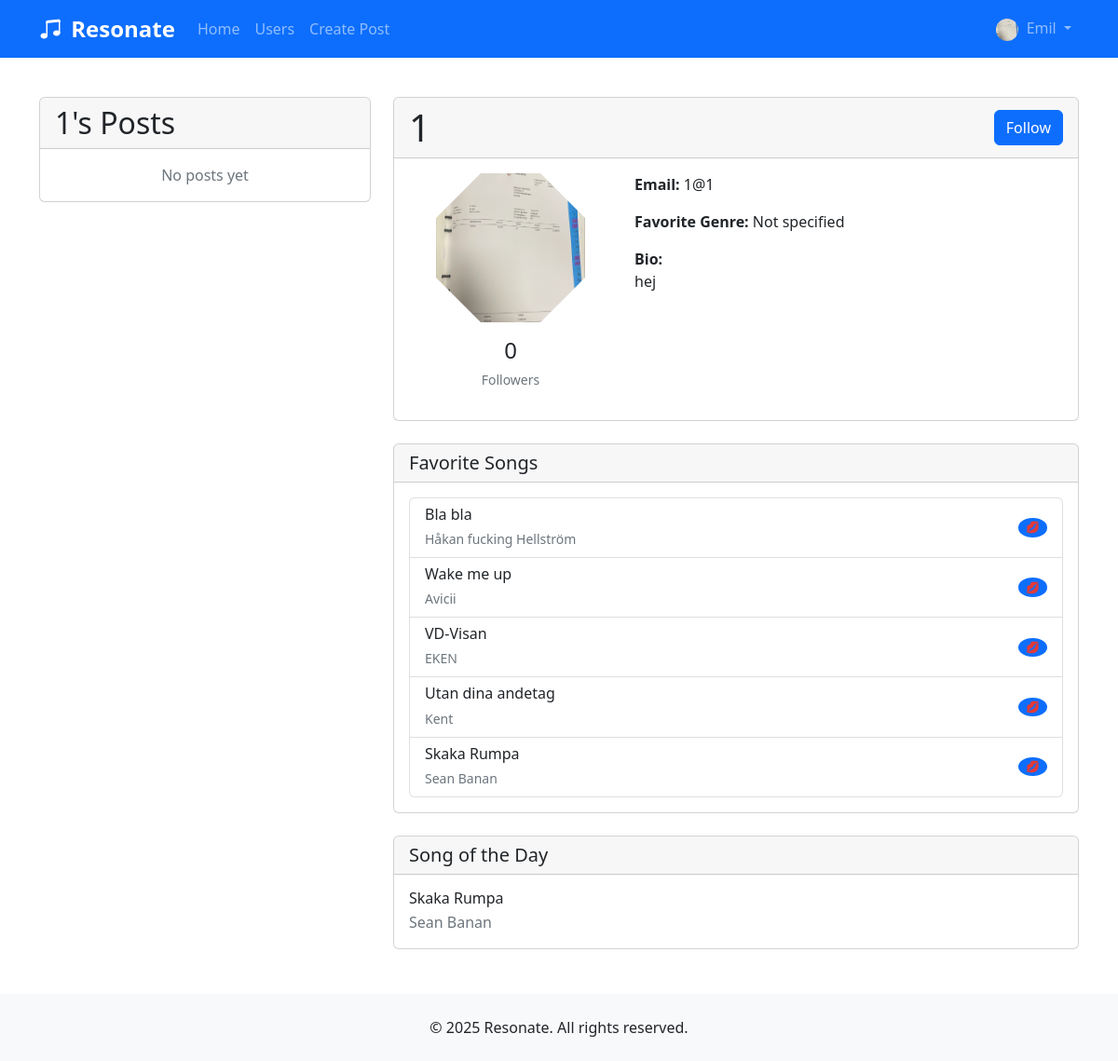
Page /profile/1 (signed in) on the committed database.
### app.py (models this page shows, shortened)
class User(UserMixin, db.Model):
    __tablename__ = 'users'
    userId = db.Column(db.String(36), primary_key=True, default=lambda: str(uuid.uuid4()))
    username = db.Column(db.String(80), nullable=False)
    email = db.Column(db.String(120), unique=True, nullable=False)
    password = db.Column(db.String(128))
    profilePicture = db.Column(db.String, nullable=True, default='default.jpg')
    favoriteGenres = db.Column(db.String, nullable=True)
    createdAt = db.Column(db.DateTime, default=datetime.utcnow)
    bio = db.Column(db.Text, nullable=True)
    sotd_title = db.Column(db.String(200), nullable=True)
    sotd_artist = db.Column(db.String(200), nullable=True)
    song_picture = db.Column(db.String(200), nullable=True)
    favorite_songs = db.Column(db.String, nullable=True)
    _followers = db.relationship(
        'User',
        secondary='followers',
        primaryjoin='User.userId==followers.c.followerId',
        secondaryjoin='User.userId==followers.c.followingId',
        backref='following'
    )
    def followers(self):
        return db.session.query(User).join(
            followers,
            (followers.c.followerId == User.userId)
        ).filter(followers.c.followingId == self.userId)
    def is_following(self, user):
        return db.session.query(followers).filter(
        followers.c.followerId == self.userId,
        followers.c.followingId == user.userId
        ).count() > 0

### app.py (the view)
@app.route('/profile/<username>')
def profile(username):
    user = User.query.filter_by(username=username).first_or_404()
    posts = Post.query.filter_by(userId=user.userId).order_by(Post.created_at.desc()).all()
    return render_template('profile.html', user=user, posts=posts)

### app.py (called while the page is built)
@app.template_filter('load_json')
def load_json(value):
    try:
        return json.loads(value) if value else []
    except json.JSONDecodeError:
        return []

@login_manager.user_loader
def load_user(user_id):
    return User.query.get(user_id)

### templates/profile.html (shortened to what this page needs)
{% extends "base.html" %}
{% block content %}
<div class="container">
    <div class="row">
        <div class="col-md-4">
            <div class="card mb-4">
                <div class="card-header">
                    <h2 class="mb-0">{{ user.username }}'s Posts</h2>
                </div>
                <div class="card-body p-0">
                    {% if posts %}
                        {% for post in posts %}
                        <div class="border-bottom p-3">
                            <p class="mb-2">{{ post.content }}</p>
                            <div class="d-flex justify-content-between align-items-center">
                                <small class="text-muted">
                                    {{ post.created_at.strftime('%B %d, %Y at %I:%M %p') }}
                                </small>
                                <div>
                                    <a href="{{ url_for('view_post', post_id=post.postId) }}" class="btn btn-link btn-sm">
                                        <i class="bi bi-chat"></i> {{ post.comments.count() }}
                                    </a>
                                    {% if current_user.is_authenticated %}
                                    <form method="POST" action="{{ url_for('like_post', post_id=post.postId) }}" class="d-inline">
                                        <button type="submit" class="btn btn-link btn-sm">
                                            {% if current_user.has_liked_post(post) %}
                                                <i class="bi bi-heart-fill text-danger"></i>
                                            {% else %}
                                                <i class="bi bi-heart text-muted"></i>
                                            {% endif %}
                                            {{ post.likes.count() }}
                                        </button>
                                    </form>
                                    {% endif %}
                                </div>
                            </div>
                        </div>
                        {% endfor %}
                    {% else %}
                    <div class="p-3 text-center text-muted">
                        No posts yet
                    </div>
                    {% endif %}
                </div>
            </div>
        </div>
        <div class="col-md-8">
            <div class="card mb-4">
                <div class="card-header d-flex justify-content-between align-items-center">
                    <h1 class="mb-0">{{ user.username }}</h1>
                    <div>
                        {% if user.username == current_user.username %}
                        <a href="{{ url_for('edit_profile') }}" class="btn btn-outline-secondary">
                            <i class="bi bi-pencil me-1"></i>Edit Profile
                        </a>
                        {% else %}
                            {% if current_user.is_authenticated %}
                                {% if current_user.is_following(user) %}
                                <a href="{{ url_for('unfollow', username=user.username) }}" class="btn btn-outline-secondary">
                                    Unfollow
                                </a>
                                {% else %}
                                <a href="{{ url_for('follow', username=user.username) }}" class="btn btn-primary">
                                    Follow
                                </a>
                                {% endif %}
                            {% endif %}
                        {% endif %}
                    </div>
                </div>
                <div class="card-body">
                    <div class="row">
                        <div class="col-md-4 text-center">
                            <div class="octagon-container mb-3">
                                <img src="{{ url_for('static', filename='profile_pics/' + user.profilePicture) }}"
                                     class="profile-pic"
                                     alt="{{ user.username }}'s profile picture">
                            </div>
                            <div class="mb-3">
                                <div class="h4 mb-1">{{ user.followers().count() }}</div>
                                <small class="text-muted">Followers</small>
                            </div>
                        </div>
                        <div class="col-md-8">
                            <div class="mb-3">
                                <strong>Email:</strong>
                                <span>{{ user.email }}</span>
                            </div>
                            <div class="mb-3">
                                <strong>Favorite Genre:</strong>
                                <span>{{ user.favoriteGenres or 'Not specified' }}</span>
                            </div>
                            {% if user.bio %}
                            <div class="mb-3">
                                <strong>Bio:</strong>
                                <p>{{ user.bio }}</p>
                            </div>
                            {% endif %}
                        </div>
                    </div>
                </div>
            </div>
            <div class="card mb-4">
                <div class="card-header">
                    <h5 class="mb-0">Favorite Songs</h5>
                </div>
                <div class="card-body">
                    {% if user.favorite_songs %}
                        {% set songs = user.favorite_songs|load_json %}
                        <div class="list-group">
                            {% for song in songs %}
                            <div class="list-group-item list-group-item-action d-flex justify-content-between align-items-center">
                                <div>
                                    <h6 class="mb-1">{{ song.title }}</h6>
                                    <small class="text-muted">{{ song.artist }}</small>
                                </div>
                                <span class="badge bg-primary rounded-circle">{{ song.icon }}</span>
                            </div>
                            {% endfor %}
                        </div>
                    {% else %}
                    <p class="text-muted text-center">No favorite songs added</p>
                    {% endif %}
                </div>
            </div>
            <div class="card">
                <div class="card-header">
                    <h5 class="mb-0">Song of the Day</h5>
                </div>
                <div class="card-body">
                    {% if user.sotd_title and user.sotd_artist %}
                    <div class="d-flex align-items-center">
                        <div>
                            <h6 class="mb-1">{{ user.sotd_title }}</h6>
                            <p class="text-muted mb-0">{{ user.sotd_artist }}</p>
                        </div>
                    </div>
                    {% else %}
                    <p class="text-muted text-center">No song of the day selected</p>
                    {% endif %}
                </div>
            </div>
        </div>
    </div>
</div>
{% endblock %}

### templates/base.html (shortened to what this page needs)
<!DOCTYPE html>
<html lang="en">
<head>
    <link href="https://cdn.jsdelivr.net/npm/bootstrap@5.2.3/dist/css/bootstrap.min.css" rel="stylesheet">
    <link rel="stylesheet" href="https://cdn.jsdelivr.net/npm/bootstrap-icons@1.10.3/font/bootstrap-icons.css">
</head>
<body>
    <nav class="navbar navbar-expand-lg navbar-dark bg-primary fixed-top">
        <div class="container">
            <a class="navbar-brand" href="{{ url_for('index') }}">
                <i class="bi bi-music-note-beamed me-1"></i> Resonate
            </a>
            <div class="collapse navbar-collapse" id="navbarNav">
                <ul class="navbar-nav me-auto">
                    <li class="nav-item">
                        <a class="nav-link" href="{{ url_for('index') }}">Home</a>
                    </li>
                    <li class="nav-item">
                        <a class="nav-link" href="{{ url_for('users') }}">Users</a>
                    </li>
                    {% if current_user.is_authenticated %}
                    <li class="nav-item">
                        <a class="nav-link" href="{{ url_for('create_post') }}">Create Post</a>
                    </li>
                    {% endif %}
                </ul>
                <ul class="navbar-nav ms-auto">
                    {% if current_user.is_authenticated %}
                    <li class="nav-item dropdown">
                        <a class="nav-link dropdown-toggle" href="#" role="button" data-bs-toggle="dropdown">
                            <img src="{{ url_for('static', filename='profile_pics/' + current_user.profilePicture) }}"
                                 class="rounded-circle me-1" style="width: 24px; height: 24px; object-fit: cover;">
                            {{ current_user.username }}
                        </a>
                    </li>
                    {% endif %}
                </ul>
            </div>
        </div>
    </nav>
    <main class="py-5">
        {% block content %}{% endblock %}
    </main>
    <footer class="text-center py-4">
        <div class="container">
            <p class="mb-0">&copy; 2025 Resonate. All rights reserved.</p>
        </div>
    </footer>
</body>
</html>

### templates/base.html (style rules this page uses)
body { padding-top: 56px; min-height: 100vh; display: flex; flex-direction: column; }
main { flex: 1; }
.navbar-brand { font-weight: bold; font-size: 1.5rem; }
.nav-link { font-weight: 500; }
footer { margin-top: auto; background-color: #f8f9fa; padding: 1rem 0; }

### templates/profile.html (style rules this page uses)
.octagon-container { width: 160px; height: 160px; margin: 0 auto; position: relative; clip-path: polygon(30% 0%, 70% 0%, 100% 30%, 100% 70%, 70% 100%, 30% 100%, 0% 70%, 0% 30%); background-color: #f8f9fa; }
.profile-pic { width: 100%; height: 100%; object-fit: cover; }

### rows in the picture
User: profilePicture (picture), username "Emil"
User: username "1", profilePicture (picture), email "1@1", favoriteGenres "Not specified", bio "hej", title "Skaka Rumpa", artist "Sean Banan", icon "💋", sotd_title "Skaka Rumpa", sotd_artist "Sean Banan"

### other values in the picture
{{ user.followers().count() }} "0"
{{ song.title }} "Bla bla" "Wake me up" "VD-Visan" "Utan dina andetag"
{{ song.artist }} "Håkan fucking Hellström" "Avicii" "EKEN" "Kent"
{{ song.icon }} "💋" "💋" "💋" "💋"
